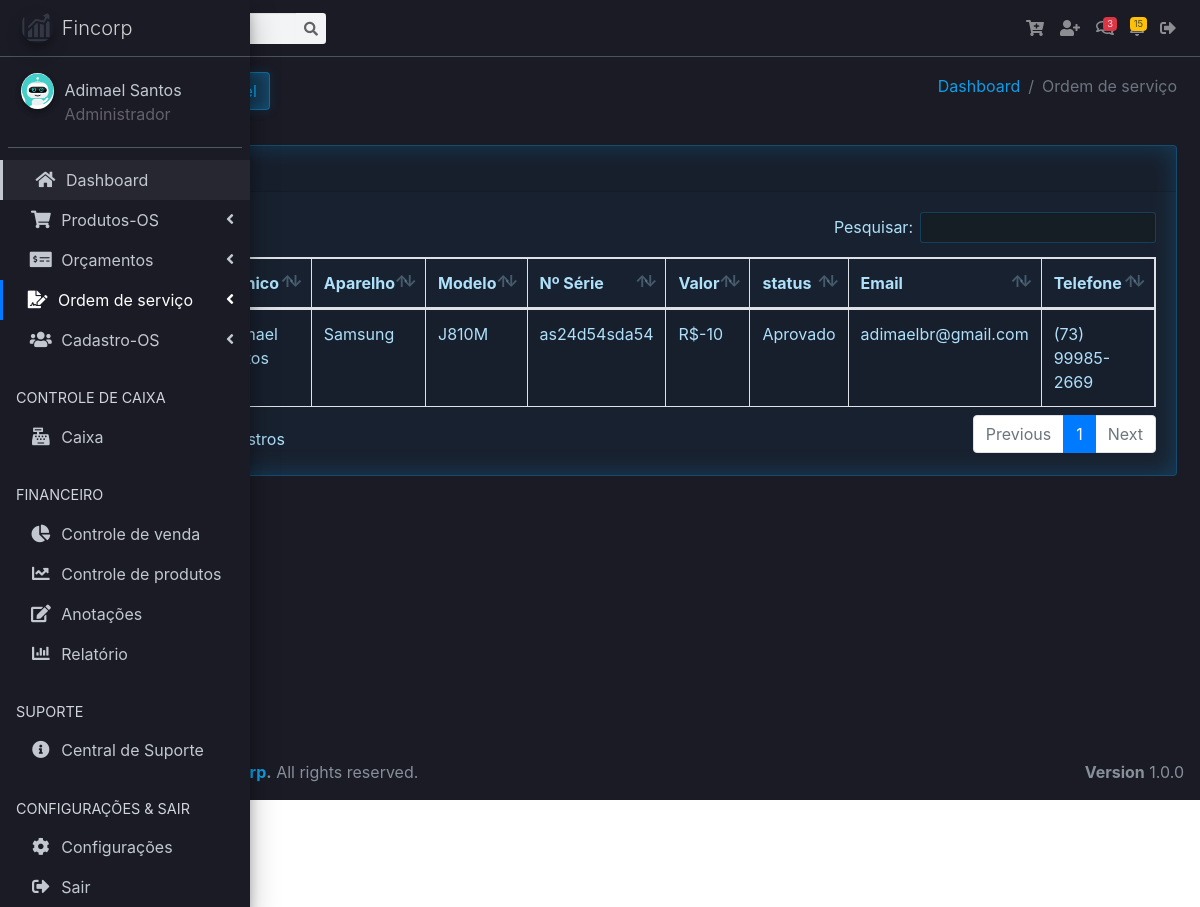
The app's page /vv/orderservices.php (signed in) with its own data.
### tables this page shows
CREATE TABLE `tb_orcamentos` (
  `id` int(11) NOT NULL,
  `id_user` int(11) NOT NULL,
  `id_cliente` int(11) NOT NULL,
  `tecnico` varchar(32) NOT NULL,
  `aparelho` varchar(32) NOT NULL,
  `serie` varchar(30) DEFAULT NULL,
  `modelo` varchar(32) NOT NULL,
  `defeito` varchar(255) NOT NULL,
  `laudo` varchar(255) DEFAULT NULL,
  `obs` varchar(255) DEFAULT NULL,
  `valor_servico` decimal(10,2) DEFAULT NULL,
  `peca1` varchar(32) DEFAULT NULL,
  `valor_peca1` decimal(10,2) DEFAULT NULL,
  `peca2` varchar(32) DEFAULT NULL,
  `valor_peca2` decimal(10,2) DEFAULT NULL,
  `desconto` decimal(10,2) DEFAULT NULL,
  `total` decimal(10,2) NOT NULL,
  `valor_total` decimal(10,2) DEFAULT NULL,
  `pagamento` varchar(32) DEFAULT NULL,
  `data_abertura` date DEFAULT NULL,
  `data_geracao` date DEFAULT NULL,
  `status` varchar(32) NOT NULL,
  `data_aprovacao` date NOT NULL
);

CREATE TABLE `tb_clientes` (
  `id_cliente` int(11) NOT NULL,
  `id_user` int(11) NOT NULL,
  `nome` varchar(32) NOT NULL,
  `cpf` varchar(20) NOT NULL,
  `endereco` varchar(128) NOT NULL,
  `cidade` varchar(45) NOT NULL,
  `estado` varchar(20) NOT NULL,
  `cep` varchar(20) NOT NULL,
  `telefone` varchar(45) NOT NULL,
  `email` varchar(100) DEFAULT NULL,
  `dt_registro` timestamp NOT NULL DEFAULT current_timestamp()
);

### vv/orderservices.php (the view, shortened to what this page needs)
<?php
require_once("header.php");
?>
<body class="hold-transition sidebar-mini">
<div class="wrapper">
  <nav class="main-header navbar navbar-expand navbar-dark navbar-light">
    <ul class="navbar-nav">
      <li class="nav-item">
        <a class="nav-link" data-widget="pushmenu" href="#" role="button"><i class="fas fa-bars"></i></a>
      </li>
    </ul>
    <form class="form-inline ml-3">
      <div class="input-group input-group-sm">
        <div class="input-group-append">
          <button name="buttonPesquisar" class="btn btn-navbar" type="submit">
            <i class="fas fa-search"></i>
          </button>
        </div>
      </div>
    </form>
    <ul class="navbar-nav ml-auto">
      <li class="nav-item dropdown">
        <a class="nav-link" href="#" title="Add Produtos" data-toggle="modal"
        data-target=".bd-example-modal-lg-produto">
          <i class="fas fa-cart-plus"></i>
        </a>
      </li>
      <li class="nav-item dropdown">
        <a class="nav-link" href="#" title="Add cliente" data-toggle="modal"
        data-target=".bd-example-modal-lg">
          <i class="fas fa-user-plus"></i>
        </a>
      </li>
      <li class="nav-item dropdown">
        <a class="nav-link" data-toggle="dropdown" href="#">
          <span class="badge badge-danger navbar-badge">3</span>
        </a>
      </li>
      <li class="nav-item dropdown">
        <a class="nav-link" data-toggle="dropdown" href="#">
          <span class="badge badge-warning navbar-badge">15</span>
        </a>
      </li>
      <li class="nav-item dropdown">
        <a class="nav-link" href="../logout.php" title="Sair">
          <i class="fas fa-sign-out-alt"></i>
        </a>
      </li>
    </ul>
  </nav>
  <aside class="main-sidebar sidebar-dark-primary elevation-4">
    <a href="dashboard.php" class="brand-link">
      <img src="../assets/dist/img/crm.png"
           alt="AdminLTE Logo"
           class="brand-image img-circle elevation-3"
           style="opacity: .8">
      <span class="brand-text font-weight-light">Fincorp</span>
    </a>
    <div class="sidebar">
      <div class="user-panel mt-3 pb-3 mb-3 d-flex">
        <div class="image">
          <img src="../assets/images/avatars/<?=$_SESSION['foto_user'];?>" class="img-circle elevation-2" alt="User Image">
        </div>
        <div class="info">
          <a href="#" class="d-block"><?php echo $_SESSION['nome_user']; ?></a>
          <span class="access_level"><?php echo $_SESSION['access_level']; ?></span>
        </div>
      </div>
      <nav class="mt-2">
        <ul class="nav nav-pills nav-sidebar nav-child-indent nav-flat nav-legacy flex-column" data-widget="treeview" role="menu" data-accordion="false">
          <li class="nav-item has-treeview menu-open">
            <ul class="nav nav-treeview">
              <li class="nav-item">
                <a href="dashboard.php" class="nav-link">
                  <i class="fas fa-home nav-icon"></i>
                  <p>Dashboard</p>
                </a>
              </li>
            </ul>
          </li>
          <li class="nav-item has-treeview">
            <a href="#" class="nav-link">
              <i class="nav-icon fas fa-shopping-cart"></i>
              <p>
                Produtos-OS
                <i class="right fas fa-angle-left"></i>
              </p>
            </a>
          </li>
          <li class="nav-item has-treeview">
            <a href="#" class="nav-link">
              <i class="nav-icon fas fa-money-check-alt"></i>
              <p>
                Orçamentos
                <i class="fas fa-angle-left right"></i>
              </p>
            </a>
          </li>
          <li class="nav-item has-treeview">
            <a href="#" class="nav-link active">
              <i class="nav-icon fas fa-file-signature"></i>
              <p>
                Ordem de serviço
                <i class="fas fa-angle-left right"></i>
              </p>
            </a>
          </li>
          <li class="nav-item has-treeview">
            <a href="#" class="nav-link">
              <i class="nav-icon fas fa-users"></i>
              <p>
                Cadastro-OS
                <i class="fas fa-angle-left right"></i>
              </p>
            </a>
          </li>
          <li class="nav-header">CONTROLE DE CAIXA</li>
          <li class="nav-item">
            <a href="https://adminlte.io/docs/3.0" class="nav-link">
              <i class="nav-icon fas fa-cash-register"></i>
              <p>Caixa</p>
            </a>
          </li>
          <li class="nav-header">FINANCEIRO</li>
          <li class="nav-item">
            <a href="#" class="nav-link">
              <i class="nav-icon fas fa-chart-pie"></i>
              <p>Controle de venda</p>
            </a>
          </li>
          <li class="nav-item">
            <a href="#" class="nav-link">
              <i class="nav-icon fas fa-chart-line"></i>
              <p>Controle de produtos</p>
            </a>
          </li>
          <li class="nav-item">
            <a href="#" class="nav-link">
              <i class="nav-icon fas fa-edit"></i>
              <p>Anotações</p>
            </a>
          </li>
          <li class="nav-item">
            <a href="#" class="nav-link">
              <i class="nav-icon fas fa-chart-bar"></i>
              <p>Relatório</p>
            </a>
          </li>
          <li class="nav-header">SUPORTE</li>
          <li class="nav-item">
            <a href="#" class="nav-link">
              <i class="nav-icon fas fa-info-circle"></i>
              <p>Central de Suporte</p>
            </a>
          </li>
          <li class="nav-header">CONFIGURAÇÕES & SAIR</li>
          <li class="nav-item">
            <a href="#" class="nav-link">
              <i class="nav-icon fas fa-cog"></i>
              <p>Configurações</p>
            </a>
          </li>
          <li class="nav-item">
            <a href="../logout.php" class="nav-link">
              <i class="nav-icon fas fa-sign-out-alt"></i>
              <p>Sair</p>
            </a>
          </li>
        </ul>
      </nav>
    </div>
  </aside>
  <div class="content-wrapper">
    <section class="content-header">
      <div class="container-fluid">
        <div class="row mb-2">
          <div class="col-sm-6">
          <a href="#" class="btn btn-secondary"><i class="material-icons">&#xE24D;</i> <span>Exporta dados para o Excel</span></a>
          </div>
          <div class="col-sm-6">
            <ol class="breadcrumb float-sm-right">
              <li class="breadcrumb-item"><a href="#">Dashboard</a></li>
              <li class="breadcrumb-item active">Ordem de serviço</li>
            </ol>
          </div>
        </div>
      </div>
    </section>
<section class="content">
<div class="container-fluid">
<div class="row">
<div class="col-12">
<div class="card">
<div class="card-header">
<h3 class="card-title">Ordem de serviço</h3>
</div>
<div class="card-body">
<?php
if(isset($_GET['buttonPesquisar']) and $_GET['txtpesquisar'] != ''){
    $nome = $_GET['txtpesquisar'] . '%';
    $query = "select * from tb_clientes where id_user = $_SESSION[id_user]  order by nome asc";
}else if(isset($_GET['buttonPesquisarCPF']) and $_GET['txtpesquisarcpf'] != ''){
    $nome = $_GET['txtpesquisarcpf'];
    $query = "select * from tb_clientes where cpf = '$nome'  order by nome asc";
}
else{
  $query = "select tb_orcamentos.*, tb_clientes.* from tb_orcamentos join tb_clientes where tb_orcamentos.id_cliente = tb_clientes.id_cliente AND status = 'Aprovado' order by nome ASC";
}
    $result = mysqli_query($conn, $query);
    $row = mysqli_num_rows($result);
if($row == ''){
    echo "<h3> Não existem dados cadastrados no banco </h3>";
}else{
?>
<table id="example1" class="table table-bordered table-striped">
  <thead>
  <tr>
    <th>id</th>
    <th>Cliente</th>
    <th>Técnico</th>
    <th>Aparelho</th>
    <th>Modelo</th>
    <th>Nº Série</th>
    <th>Valor</th>
    <th>status</th>
    <th>Email</th>
    <th>Telefone</th>
  </tr>
  </thead>
  <tbody>
  <?php
    while($res_1 = mysqli_fetch_array($result)){
        $id = $res_1["id"];
        $cliente = $res_1["nome"];
        $tecnico = $res_1["tecnico"];
        $aparelho = $res_1["aparelho"];
        $modelo = $res_1["modelo"];
        $serie = $res_1["serie"];
        $total = $res_1["total"] - $res_1["desconto"];
        $status = $res_1["status"];
        $email = $res_1["email"];
        $telefone = $res_1["telefone"];
    ?>
  <tr>
    <td><?php echo $id; ?></td>
    <td><?php echo $cliente; ?></td>
    <td><?php echo $tecnico; ?></td>
    <td><?php echo $aparelho; ?></td>
    <td><?php echo $modelo; ?></td>
    <td><?php echo $serie; ?></td>
    <td>R$<?php echo $total; ?></td>
    <td><?php echo $status; ?></td>
    <td><?php echo $email; ?></td>
    <td><?php echo $telefone; ?></td>
  </tr>
  <?php
        }
    ?>
  </tbody>
</table>
<?php
        }
    ?>
</div>
</div>
</div>
</div>
</div>
</section>
</div>
<?php
require_once("footer.php");
?>
</div>
</body>
</html>

### records on screen
tb_orcamentos: aparelho "Samsung", modelo "J810M", serie "as24d54sda54", total "-10", status "Aprovado", id_cliente.email "adimaelbr@gmail.com", id_cliente.telefone "(73) 99985-2669"

### other values on screen
$_SESSION['nome_user'] "Adimael Santos"
$_SESSION['access_level'] "Administrador"
